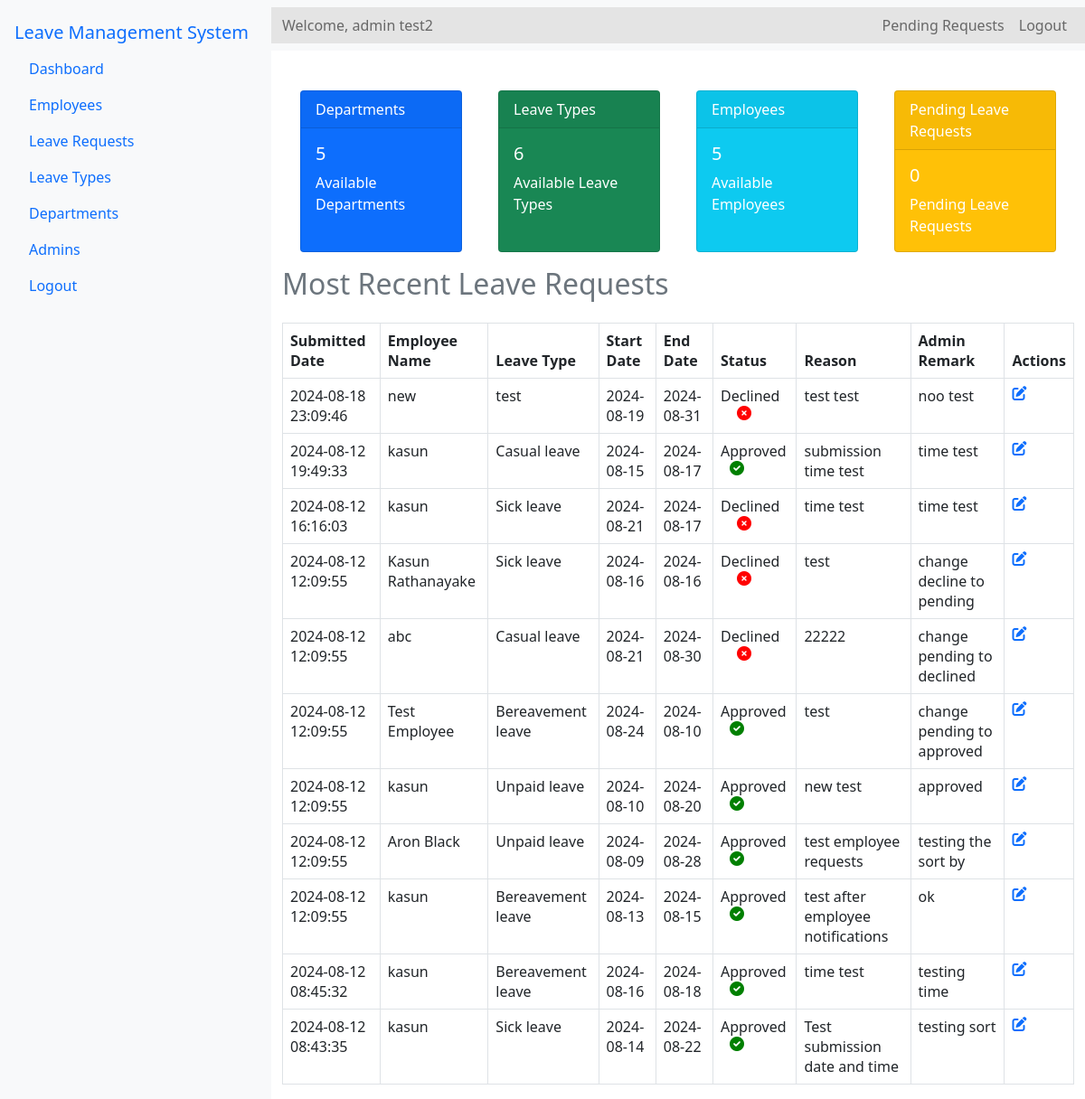
The app's page /Source/admin/A-dashboard.php (signed in) with its own data.
### tables this page shows
CREATE TABLE `leave_list` (
  `E_id` int(11) NOT NULL,
  `leave_id` int(11) NOT NULL,
  `E_name` varchar(100) NOT NULL,
  `Leave_type` varchar(100) NOT NULL,
  `Start` varchar(100) NOT NULL,
  `End` varchar(100) NOT NULL,
  `Status` varchar(100) NOT NULL,
  `Comment` varchar(1000) NOT NULL,
  `A_id` int(11) NOT NULL,
  `a_remark` varchar(1000) NOT NULL,
  `seen` int(11) NOT NULL,
  `submission_date` datetime DEFAULT current_timestamp()
);

### Source/admin/a-dashboard.php (the view, shortened to what this page needs)
<?php
include '../config.php';
$admin_email = $_SESSION['email'];
$stml = $conn->prepare("SELECT A_id, A_name FROM admin WHERE A_email = ?");
$stml->bind_param("s", $admin_email);
$stml->execute();
$stml->store_result();
$stml->bind_result($admin_id, $admin_name);
$departments_count = $conn->query("SELECT COUNT(*) as count FROM departments")->fetch_assoc()['count'];
$leave_types_count = $conn->query("SELECT COUNT(*) as count FROM leave_types")->fetch_assoc()['count'];
$employees_count = $conn->query("SELECT COUNT(*) as count FROM employees")->fetch_assoc()['count'];
$pending_leave_requests_count = $conn->query("SELECT COUNT(*) as count FROM leave_list WHERE Status = 'Pending'")->fetch_assoc()['count'];
$recent_leave_requests_query = "SELECT * FROM leave_list  ORDER BY  submission_date DESC";
$recent_leave_requests_result = $conn->query($recent_leave_requests_query);
?>
<!DOCTYPE html>
<html lang="en">
<head>
    <link rel="stylesheet" href="../bootstrap-5.0.2-dist/css/bootstrap.min.css">
    <link rel="stylesheet" href="../css/admin-dashboard.css">
    <link rel="stylesheet" href="https://cdnjs.cloudflare.com/ajax/libs/font-awesome/6.0.0-beta3/css/all.min.css">
    <link rel="stylesheet" href="../css/main.css">
</head>
<body>
<div class="d-flex">
    <nav class="nav flex-column bg-light p-3" style="width: 300px; min-height: 100vh;">
        <a class="navbar-brand" href="a-dashboard.php">Leave Management System</a>
        <a class="nav-link" href="a-dashboard.php">Dashboard</a>
        <a class="nav-link" href="employees.php">Employees</a>
        <a class="nav-link d-flex justify-content-between align-items-center" href="leave-requests.php">
        Leave Requests
        <a class="nav-link" href="leave-types.php">Leave Types</a>
        <a class="nav-link" href="departments.php">Departments</a>
        <a class="nav-link" href="admins.php">Admins</a>
        <a class="nav-link" href="logout.php" onclick="return confirmLogout();">Logout</a>
    </nav>
    <div class="flex-grow-1">
    <nav class="navbar navbar-expand-lg navbar-light bg-light">
    <div class="container-fluid">
        <span class="navbar-text">
            Welcome, <?php echo $admin_name; ?>
        </span>
        <div class="collapse navbar-collapse" id="navbarNavDropdown">
            <ul class="navbar-nav ms-auto">
                <li class="nav-item">
                    <a class="nav-link" href="leave-requests.php">
                        Pending Requests
                    </a>
                </li>
                <li class="nav-item">
                    <a class="nav-link" href="logout.php" onclick="return confirmLogout();">Logout</a>
                </li>
            </ul>
        </div>
    </div>
</nav>
        <div class="container mt-4">
            <div class="d-flex justify-content-around">
                <div class="card text-white bg-primary mb-3" style="max-width: 18rem;">
                    <div class="card-header">Departments</div>
                    <div class="card-body">
                        <h5 class="card-title"><?php echo htmlspecialchars($departments_count); ?></h5>
                        <p class="card-text">Available Departments</p>
                    </div>
                </div>
                <div class="card text-white bg-success mb-3" style="max-width: 18rem;">
                    <div class="card-header">Leave Types</div>
                    <div class="card-body">
                        <h5 class="card-title"><?php echo htmlspecialchars($leave_types_count); ?></h5>
                        <p class="card-text">Available Leave Types</p>
                    </div>
                </div>
                <div class="card text-white bg-info mb-3" style="max-width: 18rem;">
                    <div class="card-header">Employees</div>
                    <div class="card-body">
                        <h5 class="card-title"><?php echo htmlspecialchars($employees_count); ?></h5>
                        <p class="card-text">Available Employees</p>
                    </div>
                </div>
                <div class="card text-white bg-warning mb-3" style="max-width: 18rem;">
                    <div class="card-header">Pending Leave Requests</div>
                    <div class="card-body">
                        <h5 class="card-title"><?php echo htmlspecialchars($pending_leave_requests_count); ?></h5>
                        <p class="card-text">Pending Leave Requests</p>
                    </div>
                </div>
            </div>
            <h2 class="text-secondary">Most Recent Leave Requests</h2>
            <table class="table table-bordered mt-4">
                <thead>
                    <tr>
                        <th>Submitted Date</th>
                        <th>Employee Name</th>
                        <th>Leave Type</th>
                        <th>Start Date</th>
                        <th>End Date</th>
                        <th>Status</th>
                        <th>Reason</th>
                        <th>Admin Remark</th>
                        <th>Actions</th>
                    </tr>
                </thead>
                <tbody>
                    <?php while ($row = $recent_leave_requests_result->fetch_assoc()): ?>
                    <tr>
                        <td><?php echo htmlspecialchars($row['submission_date']); ?></td>
                        <td><?php echo htmlspecialchars($row['E_name']); ?></td>
                        <td><?php echo htmlspecialchars($row['Leave_type']); ?></td>
                        <td><?php echo htmlspecialchars($row['Start']); ?></td>
                        <td><?php echo htmlspecialchars($row['End']); ?></td>
                        <td>
                            <?php
                                echo htmlspecialchars($row['Status']);
                                if ($row['Status'] == 'Pending') {
                                    echo '<i style="color: orange; margin-left: 24px;" class="fas fa-hourglass-start status-icon status-pending"></i>';
                                } elseif ($row['Status'] == 'Approved') {
                                    echo '<i style="color: green; margin-left: 10px;" class="fas fa-check-circle status-icon status-approved"></i>';
                                } elseif ($row['Status'] == 'Declined') {
                                    echo '<i style="color: red; margin-left: 18px;" class="fas fa-times-circle status-icon status-declined"></i>';
                                }
                            ?>
                        </td>
                        <td><?php echo htmlspecialchars($row['Comment']); ?></td>
                        <td><?php echo htmlspecialchars($row['a_remark']); ?></td>
                        <td>
                            <a href="leave-action.php?leave_id=<?php echo htmlspecialchars($row['leave_id']); ?>" ><i class="fas fa-edit"></i></a>
                        </td>
                    </tr>
                    <?php endwhile; ?>
                </tbody>
            </table>
        </div>
    </div>
</div>
</body>
</html>

### Source/css/admin-dashboard.css (style rules this page uses)
.container { margin-top: 20px; }
.table { margin-top: 20px; }
.card { margin: 20px; flex: 1; }
.status-icon { margin-left: 10px; }
.status-approved { color: green; }
.status-declined { color: red; }
.container-fluid { background-color: rgb(228, 228, 228); }

### records on screen
leave_list: submission_date "2024-08-18 23:09:46", E_name "new", Leave_type "test", Start "2024-08-19", End "2024-08-31", Status "Declined", Comment "test test", a_remark "noo test"
leave_list: submission_date "2024-08-12 19:49:33", E_name "kasun", Leave_type "Casual leave", Start "2024-08-15", End "2024-08-17", Status "Approved", Comment "submission time test", a_remark "time test"
leave_list: submission_date "2024-08-12 16:16:03", E_name "kasun", Leave_type "Sick leave", Start "2024-08-21", End "2024-08-17", Status "Declined", Comment "time test", a_remark "time test"
leave_list: submission_date "2024-08-12 12:09:55", E_name "Kasun Rathanayake", Leave_type "Sick leave", Start "2024-08-16", End "2024-08-16", Status "Declined", Comment "test", a_remark "change decline to pending"
leave_list: submission_date "2024-08-12 12:09:55", E_name "abc", Leave_type "Casual leave", Start "2024-08-21", End "2024-08-30", Status "Declined", Comment "22222", a_remark "change pending to declined"
leave_list: submission_date "2024-08-12 12:09:55", E_name "Test Employee", Leave_type "Bereavement leave", Start "2024-08-24", End "2024-08-10", Status "Approved", Comment "test", a_remark "change pending to approved"
leave_list: submission_date "2024-08-12 12:09:55", E_name "kasun", Leave_type "Unpaid leave", Start "2024-08-10", End "2024-08-20", Status "Approved", Comment "new test", a_remark "approved"
leave_list: submission_date "2024-08-12 12:09:55", E_name "Aron Black", Leave_type "Unpaid leave", Start "2024-08-09", End "2024-08-28", Status "Approved", Comment "test employee requests", a_remark "testing the sort by"
leave_list: submission_date "2024-08-12 12:09:55", E_name "kasun", Leave_type "Bereavement leave", Start "2024-08-13", End "2024-08-15", Status "Approved", Comment "test after employee notifications", a_remark "ok"
leave_list: submission_date "2024-08-12 08:45:32", E_name "kasun", Leave_type "Bereavement leave", Start "2024-08-16", End "2024-08-18", Status "Approved", Comment "time test", a_remark "testing time"
leave_list: submission_date "2024-08-12 08:43:35", E_name "kasun", Leave_type "Sick leave", Start "2024-08-14", End "2024-08-22", Status "Approved", Comment "Test submission date and time", a_remark "testing sort"

### other values on screen
$admin_name "admin test2"
$departments_count "5"
$leave_types_count "6"
$employees_count "5"
$pending_leave_requests_count "0"
